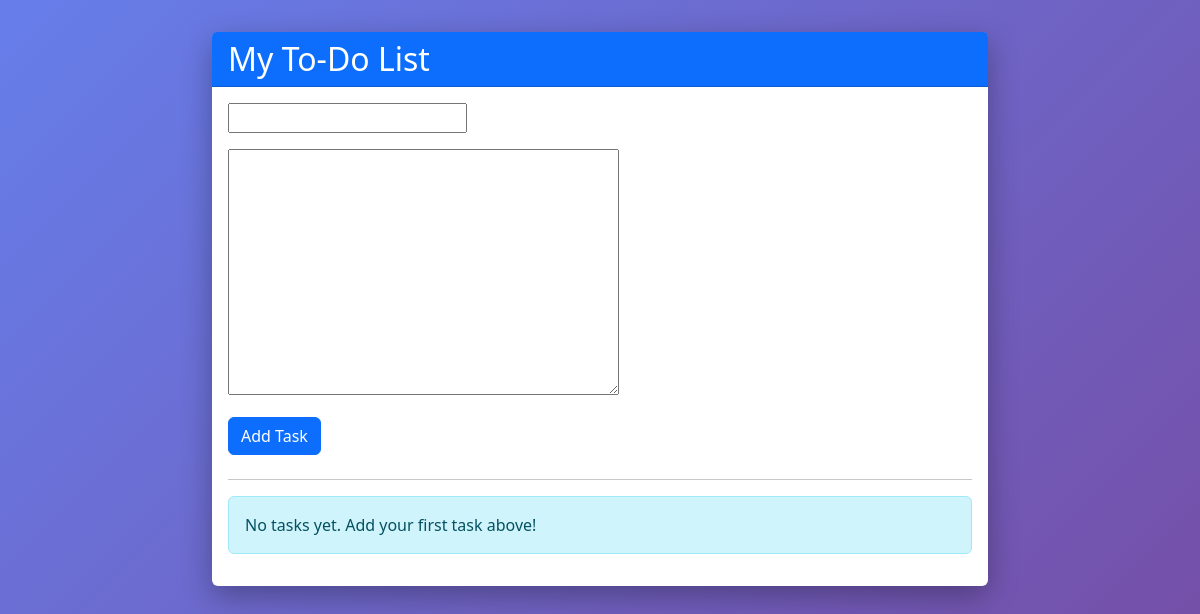
Before: / with the older database file.
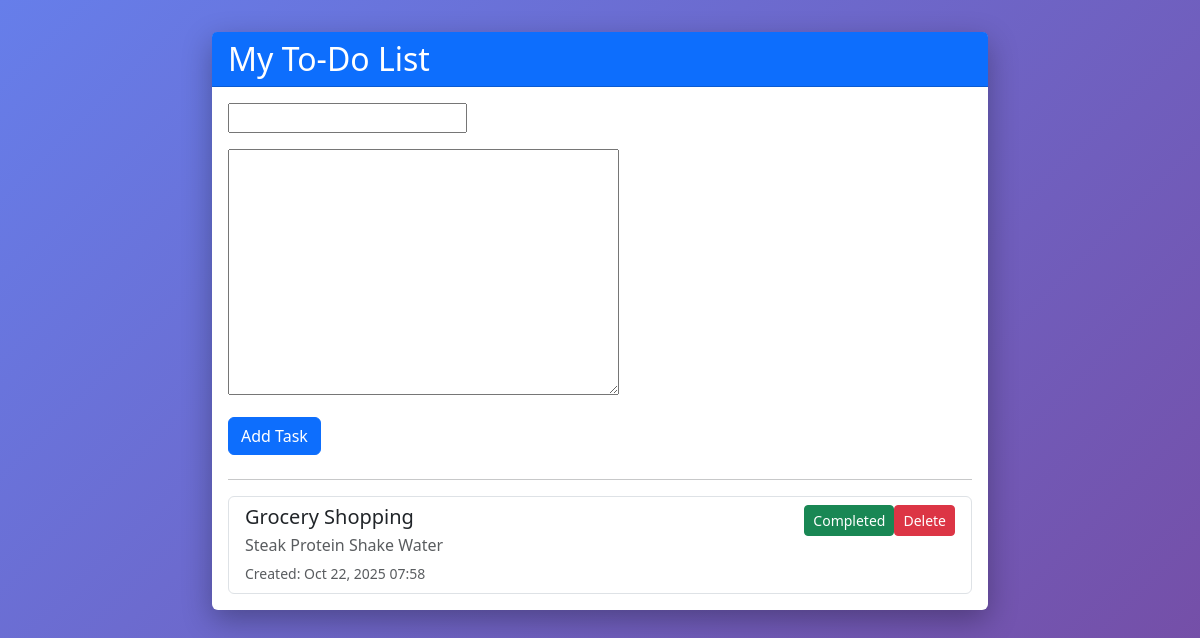
After: the same page with the newer database file.
### tasks/models.py (models this page shows, shortened)
class Task(models.Model):
    title = models.CharField(max_length=100)
    description = models.TextField(blank=True)
    completed = models.BooleanField(default=False)
    created_at = models.DateTimeField(default=timezone.now)
    updated_at = models.DateTimeField(auto_now=True)
    class Meta:
        ordering = ['-created_at']

### tasks/views.py (the view)
# urls.py: path('', views.TaskListView.as_view(), name='task-list'),
class TaskListView(ListView):
    model = Task
    template_name = 'task/task_list.html'
    context_object_name = 'tasks'
    def get_context_data(self, **kwargs):
        context = super().get_context_data(**kwargs)
        context['form'] = TaskForm()
        return context

### tasks/forms.py
class TaskForm(forms.ModelForm):
    class Meta:
        model = Task
        fields = [
            'title',
            'description',
            'completed'
        ]
        widget={
            'title': forms.TextInput(attrs={
                'class': 'form-control',
                'placeholder': 'Enter task title'
            }),
            'description': forms.Textarea(attrs={
                'class': 'form-control',
                'placeholder':'Enter task description',
                'rows': 3
            }),
            'completed':forms.CheckboxInput(attrs={
                'class': 'form-check-input'
            })
        }

### tasks/templates/tasks/task_list.html (shortened to what this page needs)
{% extends 'tasks/base.html' %}
{%block content%}
<div class="card">
    <div class="card-header bg-primary text-white">
        <h2 class="mb-0"> My To-Do List </h2>
    </div>
    <div class="card-body">
        <form method="POST" action="{%url 'task-create' %}" class="mb-4">
            <div class="mb-3">
                {{form.title}}
            </div>
            <div class="mb-3">
                {{form.description}}
            </div>
            <button type="submit" class="btn btn-primary"> Add Task </button>
        </form>
        <hr>
        {% if tasks %}
            <div class="list-group">
                {% for task in tasks %}
                <div class="list-group-item task-item d-flex justify-content-between align-items-start">
                    <div class="flex-grow-1">
                        <h5 class="mb-1 {% if task.completed %}completed{% endif %}">
                            {{task.title}}
                        </h5>
                        {% if task.description %}
                        <p class = "mb-1 text-muted {% if task.completed %} completed {% endif %}">
                            {{task.description}}
                        </p>
                        {% endif %}
                        <small class = "text-muted">
                            Created: {{task.created_at | date:"M d, Y H:i" }}
                        </small>
                    </div>
                    <div class="btn-group" role="group">
                        <form method="POST" action="{% url 'task-toggle' task.pk %}" class="d-inline">
                            <button type="submit" class="btn btn-sm btn-{% if task.completed %}warning{%else%}success{%endif%}">
                                {% if task.completed %}Undo{% else %}Completed{% endif %}
                            </button>
                        </form>
                        <form method="POST" action= "{% url 'task-delete' task.pk%}" class="d-inline">
                            <button type="submit" class="btn btn-sm btn-danger" onclick="return confirm('Are you sure?')">
                                Delete
                            </button>
                        </form>
                    </div>
                </div>
                {% endfor %}
            </div>
        {% else %}
            <div class="alert alert-info">
                No tasks yet. Add your first task above!
            </div>
        {%endif%}
        </div>
    </div>
</div>
{%endblock%}

### tasks/templates/tasks/base.html (shortened to what this page needs)
<!DOCTYPE html>
<html lang="en">
<head>
    <link href="https://cdn.jsdelivr.net/npm/bootstrap@5.3.0/dist/css/bootstrap.min.css" rel="stylesheet">
</head>
<body>
    <div class="container">
        {%block content%}
        {%endblock%}
</body>
</html>

### tasks/templates/tasks/base.html (style rules this page uses)
body { background: linear-gradient(135deg, #667eea 0%, #764ba2 100%); min-height: 100vh; padding: 2rem 0; }
.container { max-width: 800px; }
.card { box-shadow: 0 10px 30px rgba(0,0,0,0.3); border: none; }
.task-item { transition: all 0.3s ease; }

Changed rows visible on the page:
added Task: title "Grocery Shopping", description "Steak Protein Shake Water", created_at "Oct 22, 2025 07:58", completed "Completed"
Other visible differences:
text no longer shown: "No tasks yet. Add your first task above!"
